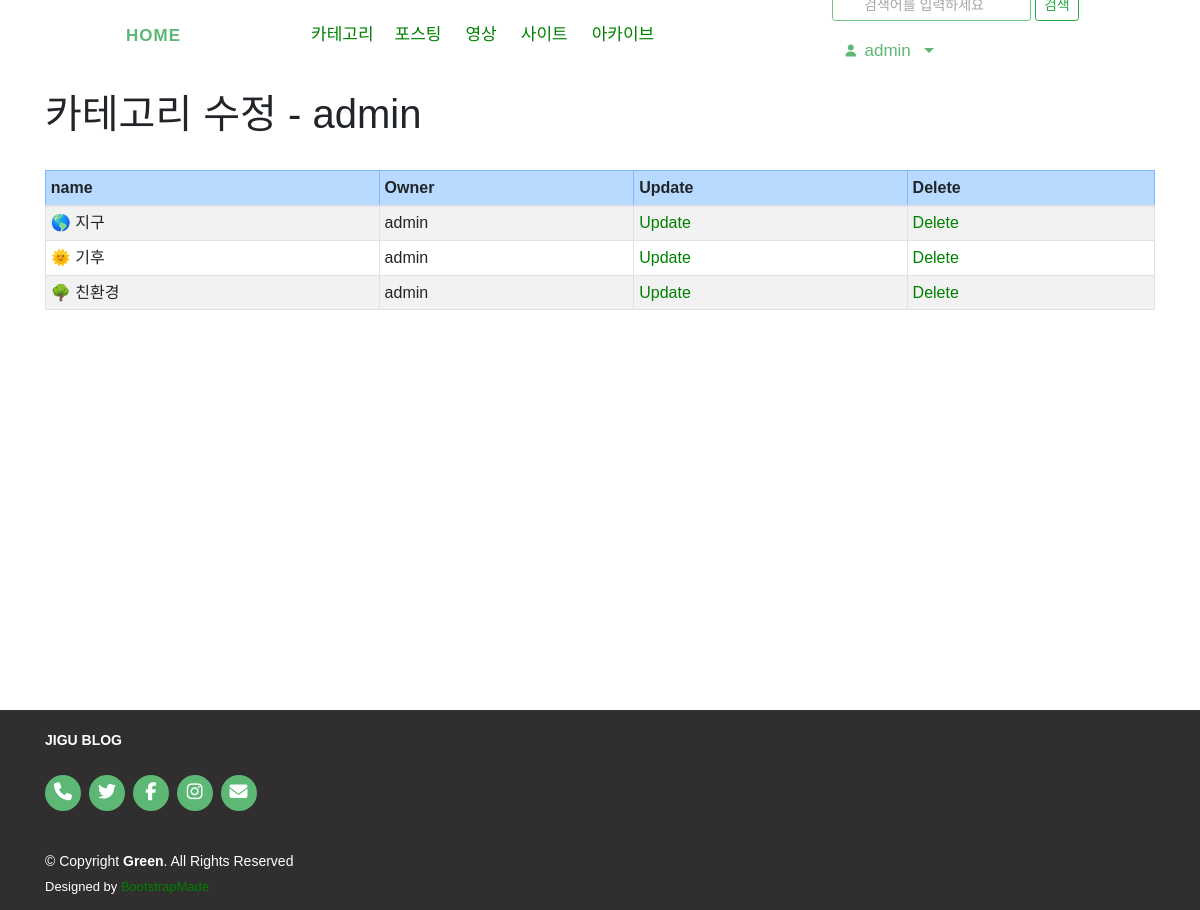
Page /blog/category/change/ (signed in) on the committed database.
### blog/models.py (models this page shows, shortened)
class Category(models.Model):
    name = models.CharField(max_length=50, unique=True)
    owner = models.ForeignKey(User, on_delete=models.CASCADE, verbose_name="OWNER", blank=True, null=True)
    class Meta:
        verbose_name_plural = 'Categories'

### blog/views.py (the view)
# urls.py: path('category/change/', views.CategoryChangeLV.as_view(), name='category_change'),
class CategoryChangeLV(LoginRequiredMixin, ListView):
    template_name = 'blog/post_category_change_list.html'
    fields = ['name',]
    def get_queryset(self):
        return Category.objects.filter(owner = self.request.user)

### blog/templates/blog/post_category_change_list.html (shortened to what this page needs)
{% extends 'base.html' %}
{% block content %}
<div class="container">
    <h1>카테고리 수정 - {{ user }}</h1>
    <br>
    <table class="table table-bordered table-sm table-striped">
        <thead>
            <tr class="table-primary">
                <th>name</th>
                <th>Owner</th>
                <th>Update</th>
                <th>Delete</th>
            </tr>
        </thead>
        <tbody>
            {% for item in object_list %}
            <tr>
                <td>{{ item.name }}</td>
                <td>{{ item.owner }}</td>
                <td><a href="{% url 'blog:category_update' item.id %}">Update</a></td>
                <td><a href="{% url 'blog:category_delete' item.id %}">Delete</a></td>
            </tr>
            {% endfor %}
        </tbody>
    </table>
</div>
{% endblock %}

### templates/base.html (shortened to what this page needs)
<!DOCTYPE html>
<html lang="ko">
<head>
    <link rel="stylesheet" href="https://maxcdn.bootstrapcdn.com/bootstrap/4.5.0/css/bootstrap.min.css">
    <link rel="stylesheet" as="style" crossorigin href="https://cdn.jsdelivr.net/gh/orioncactus/pretendard@v1.3.5/dist/web/static/pretendard.css" />
</head>
<body>
    <header id="header" class="d-flex align-items-center">
        <div class="navbar-collapse align-items-center ml-5">
            <div class="navbar-collapse align-items-center justify-content-between">
                <nav id="navbar" class="navbar navbar-expand-md ">
                    <h1 class="logo me-auto">
                        <a class="navbar-brand ml-5 mb-0 mx-5 font-weight-bold nav-link scrollto active" href="{% url 'home' %}">HOME</a>
                    </h1>
                    <ul class="navbar-nav mx-5" style="width:45%">
                        <li class="dropdown">
                            <a href="#">
                                <span class="mx-1">카테고리</span>
                            </a>
                        </li>
                        <li><a class="nav-link scrollto mx-1" href="{% url 'blog:index' %}">포스팅</a></li>
                        <li><a class="nav-link scrollto mx-1" href="{% url 'video:video' %}">영상</a></li>
                        <li><a class="nav-link scrollto mx-1" href="{% url 'blog:site' %}">사이트</a></li>
                        <li><a class="nav-link scrollto mx-1" href="{% url 'blog:post_archive' %}">아카이브</a></li>
                    </ul>
                    <div class="navbar">
                        <ul class="navbar-nav ml-3">
                            <form method="post" action="{% url 'blog:post_search' %}"> {% csrf_token %}
                                <input type="search" class="btn btn-outline-success btn-sm disabled" placeholder="검색어를 입력하세요" name="search_word" >
                                <button class="btn btn-outline-success btn-sm" type="submit" href="{% url 'blog:post_search' %}" > 검색 </button>
                            </form>
                        </ul>
                        <ul class="navbar-nav">
                            <li class="nav-item dropdown mx-1 btn">
                                {% if user.is_active %}
                                <a class="nav-link scrollto active dropdown-toggle text-black" href="#" data-toggle="dropdown">
                                    &ensp;{% firstof user.get_short_name user.get_username %}&ensp;
                                </a>
                                {% endif %}
                            </li>
                        </ul>
                    </div>
                </nav>
            </div>
        </div>
    </header>
    <div id="main-wrapper">
        <div id="main-content" class="">
            {% block content %}
            {% endblock %}
        </div>
    </div>
    <footer id="footer">
        <div class="container">
            <div class="footer_logo">JIGU BLOG</div>
            <div class="social-links">
                <a href="#" class="linkedin"><i class="fa-solid fa-phone"></i></a>
                <a href="#" class="twitter"><i class="fa-brands fa-twitter"></i></a>
                <a href="#" class="facebook"><i class="fa-brands fa-facebook-f"></i></a>
                <a href="#" class="instagram"><i class="fa-brands fa-instagram"></i></a>
                <a href="#" class="email"><i class="fa-solid fa-envelope"></i></a>
            </div>
            <div class="copyright">
                © Copyright <strong><span>Green</span></strong>. All Rights Reserved
            </div>
            <div class="credits">
                Designed by <a href="https://bootstrapmade.com/">BootstrapMade</a>
            </div>
        </div>
      </footer>
</body>
</html>

### templates/base.html (style rules this page uses)
* { font-family: 'Noto Sans KR', sans-serif, Pretendard, -apple-system, BlinkMacSystemFont, system-ui, Roboto, "Helvetica Neue", "Segoe UI", "Apple SD Gothic Neo", "Noto Sans KR", "Malgun Gothic", "Apple Color Emoji", "Segoe UI Emoji", "Segoe UI Symbol", sans-serif; }
html, body { margin: 0; padding: 0; height: 100%; }
#main-wrapper { margin: 20px 0; height: auto; min-height: 100%; padding-bottom: 266px; }
footer .footer_logo { padding-bottom: 24px; color: black; font-weight: 600; }
#header { background: #fff; transition: all 0.5s; z-index: 997; height: 70px; }
#header .logo { font-size: 40px; margin: 0; padding: 0; line-height: 1; font-weight: 700; letter-spacing: 1px; text-transform: uppercase; }
#header .logo a { color: #5cb874; }
.navbar { padding: 0; }
.navbar ul { margin: 0; padding: 0; display: flex; list-style: none; align-items: center; }
.navbar li { position: relative; }
.navbar a, .navbar a:focus { display: flex; align-items: center; justify-content: space-between; padding: 10px 0 10px 30px; font-size: 17px; color: #222222; white-space: nowrap; transition: 0.3s; }
.navbar a:hover, .navbar .active, .navbar .active:focus, .navbar li:hover>a { color: #5cb874; }
#footer { background: rgb(48, 46, 46); color: #fff; font-size: 14px; text-align: left; padding: 10px 0; height: 200px; position: relative; transform : translateY(-100%); width: 100%; padding: 20px 0; }
#footer .social-links { margin: 0 0 40px 0; }
#footer .social-links a { font-size: 18px; display: inline-block; background: #5cb874; color: #fff; line-height: 1; padding: 8px 0; margin-right: 4px; border-radius: 50%; text-align: center; width: 36px; height: 36px; transition: 0.3s; }
#footer .copyright { margin: 0 0 5px 0; }
#footer .credits { font-size: 13px; }
#footer .footer_logo { color: white; }

### blog/templates/blog/post_category_change_list.html (style rules this page uses)
a:link { color : green; text-decoration: none; }

### rows in the picture
Category: name "🌎 지구", owner "admin"
Category: name "🌞 기후", owner "admin"
Category: name "🌳 친환경", owner "admin"

### other values in the picture
{{ user }} "admin"
